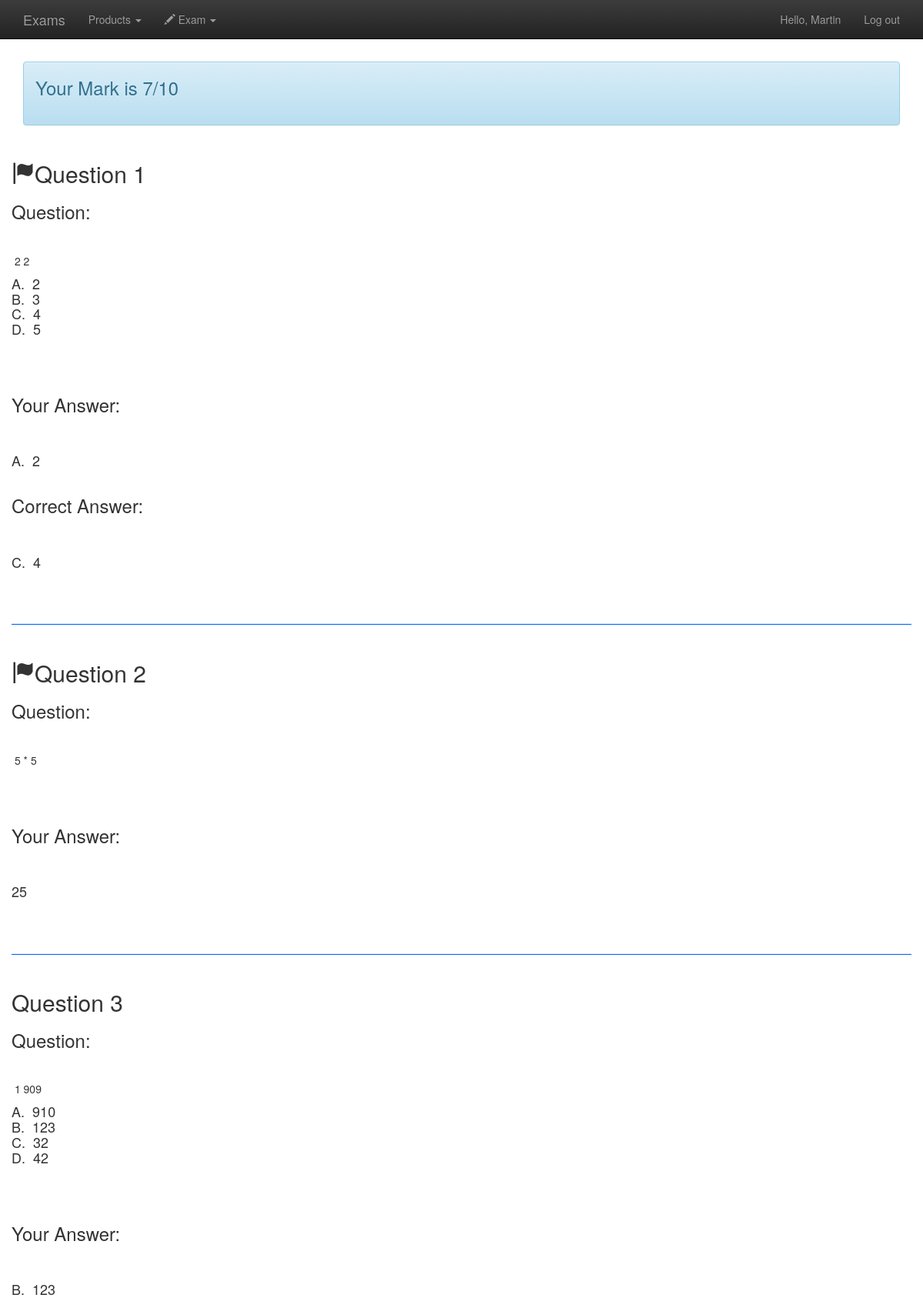
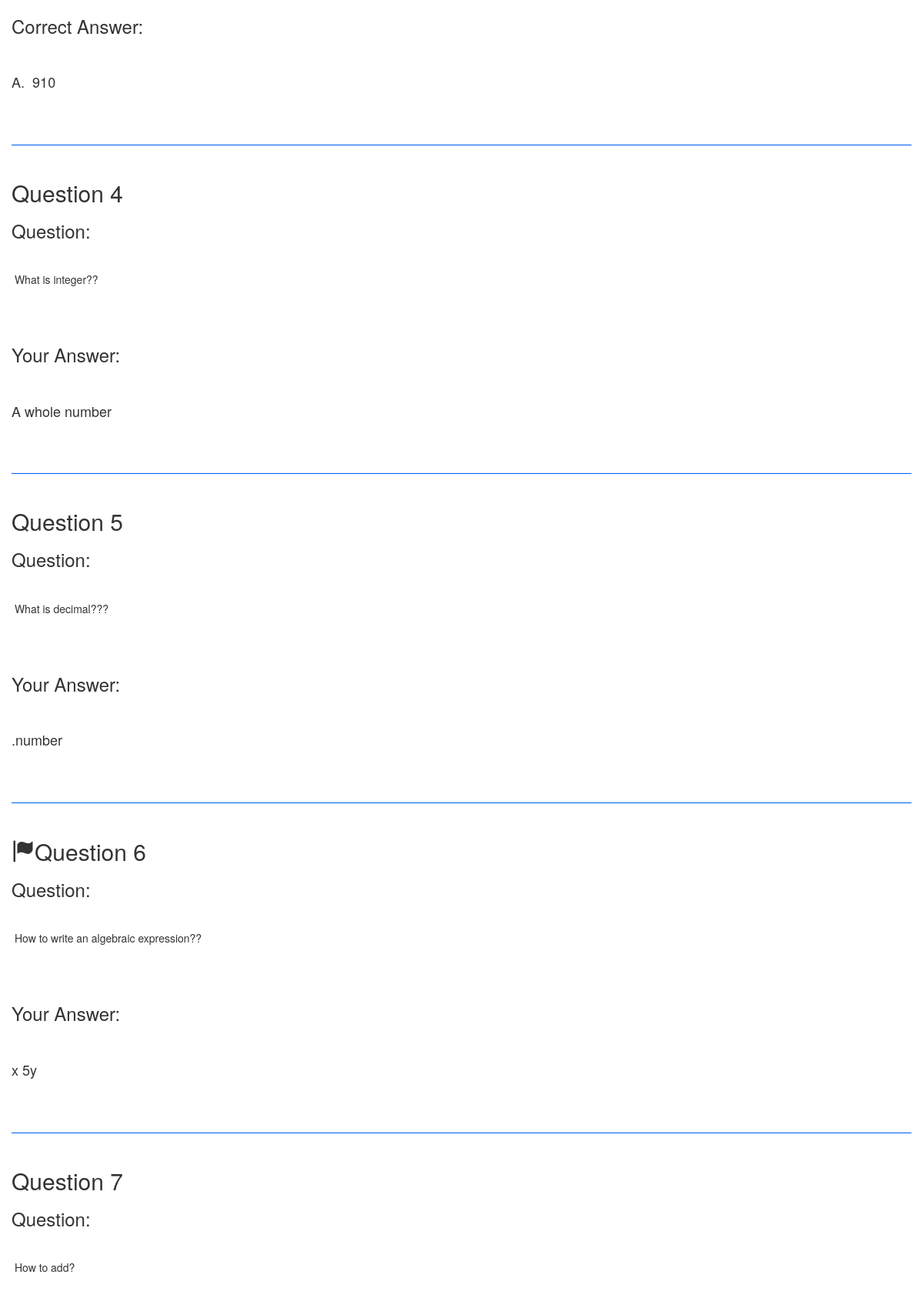
The page /viewanswers.php?code=123456789 (signed in, upper part) on the database its author committed (2 pictures, top to bottom).
### tables this page shows
CREATE TABLE `users` (
  `id` int(255) NOT NULL,
  `firstname` text NOT NULL,
  `lastname` text NOT NULL,
  `username` text NOT NULL,
  `email` text NOT NULL,
  `password` text NOT NULL,
  `date` date NOT NULL,
  `gender` text,
  `avatar` text NOT NULL,
  `user_pos` varchar(25) NOT NULL DEFAULT 'nor',
  `academic_year` varchar(50) NOT NULL,
  `school` varchar(50) NOT NULL,
  `current_exam_code` varchar(9) NOT NULL DEFAULT 'none',
  `current_exam_time` varchar(11) NOT NULL
);

CREATE TABLE `exam_finished` (
  `id` int(11) NOT NULL,
  `code` varchar(9) NOT NULL,
  `user` varchar(50) NOT NULL,
  `time` int(11) NOT NULL,
  `mark` varchar(11) NOT NULL
);

CREATE TABLE `exams` (
  `id` int(50) NOT NULL,
  `code` varchar(17) NOT NULL,
  `subject` varchar(25) NOT NULL,
  `acadmic_year` varchar(25) NOT NULL,
  `no_questions` int(3) NOT NULL,
  `no_examiners` int(50) NOT NULL,
  `no_current_examiners` int(11) NOT NULL,
  `added_by` varchar(50) NOT NULL,
  `time` int(11) DEFAULT NULL,
  `start` datetime DEFAULT NULL,
  `end` datetime DEFAULT NULL,
  `endless` tinyint(1) NOT NULL
);

CREATE TABLE `questions` (
  `id` int(50) NOT NULL,
  `question` text NOT NULL,
  `choice1` text,
  `choice2` text,
  `choice3` text,
  `choice4` text,
  `choose` int(1) NOT NULL DEFAULT '1',
  `drawing` int(1) NOT NULL DEFAULT '0',
  `is_text` int(1) NOT NULL DEFAULT '0',
  `code` varchar(9) NOT NULL,
  `choose_answer` int(1) DEFAULT NULL,
  `added_by` varchar(50) NOT NULL,
  `no` int(4) NOT NULL
);

CREATE TABLE `answers` (
  `id` int(11) NOT NULL,
  `username` varchar(50) NOT NULL,
  `exam_code` varchar(9) NOT NULL,
  `no` int(3) NOT NULL,
  `answer` mediumtext NOT NULL
);

### inc/headeruser.inc.php (called while the page is built, shortened)
<?php
include("inc/login/checklogin.inc.php");
include('inc/headerparts/head.php');
include('inc/headerparts/navigationbar.php');

### inc/login/checklogin.inc.php (called while the page is built, shortened)
<?php
include("inc/functions/functions.inc.php");
if (isset ( $_SESSION ['THEUSERLOGIN'] )) {
	$u = $_SESSION ['THEUSERLOGIN'];
	$getinfo = mysql_fetch_assoc(mysql_query("SELECT * FROM users WHERE username='$u'"));
	$fn = $getinfo['firstname'];
}
?>

### viewanswers.php (the view, shortened to what this page needs)
<?php $title='View Answers'; include("inc/headeruser.inc.php");
$code = $_GET['code'];
$getFinishedRows = mysql_fetch_assoc(mysql_query("SELECT * FROM exam_finished WHERE user='$u' AND code='$code'"));
$getExamAssoc = mysql_fetch_assoc(mysql_query("SELECT * FROM exams WHERE code='$code'"));
$getQuestionsArray = mysql_query("SELECT * FROM questions WHERE code='$code'");
if($getFinishedRows['mark'] == "still"){
    $mark = "Not Corrected";
}else{
    $mark = $getFinishedRows['mark'].'/'.$getExamAssoc['no_questions'];
}
if($getFinishedRows['mark'] != "still"){
?>
<div class="alert alert-info"><h3>Your Mark is <?php echo $mark; ?></h3></div>
<?php } ?>
<br/>
<div class=row>
<?php
$i = 1;
while ($row = mysql_fetch_array($getQuestionsArray)) {
    $getAnswersAssoc = mysql_fetch_assoc(mysql_query("SELECT * FROM answers WHERE no='$i' AND exam_code='$code' AND username='$u'"));
    $getFlags = mysql_num_rows(mysql_query("SELECT * FROM flags WHERE no_question='$i' AND code='$code' AND user='$u'"));
?>
    <h2><?php if($getFlags == 1){ ?><span class="glyphicon glyphicon-flag"></span><?php } ?>Question <?php echo $i; ?></h2>
    <h3>Question: </h3><br/>
    <?php echo $row['question']; ?>
    <h4><?php
    if($row['choose'] == 1){
        echo 'A. '.$row['choice1'].'<br/>';
        echo 'B. '.$row['choice2'].'<br/>';
        echo 'C. '.$row['choice3'].'<br/>';
        echo 'D. '.$row['choice4'].'<br/>';
    }
    ?></h4><br/><br/><br/>
    <?php if($getAnswersAssoc['answer'] != ""){ ?>
    <h3>Your Answer: </h3><br/>
    <?php
    if($row['is_text'] == 1){
        echo "<h4>".$getAnswersAssoc['answer']."</h4>";
    }else if($row['choose'] == 1){?>
        <h4>
        <?php
        if($getAnswersAssoc['answer'] == 1){
            echo 'A. '.$row['choice1'];
        }
        if($getAnswersAssoc['answer'] == 2){
            echo 'B. '.$row['choice2'];
        }
        ?>
        </h4>
        <br/><h3>Correct Answer: </h3><br/>
        <h4>
        <?php
        if($row['choose_answer'] == 1){
            echo 'A. '.$row['choice1'];
        }
        if($row['choose_answer'] == 3){
            echo 'C. '.$row['choice3'];
        }
        ?>
        </h4>
        <?php
    }
    }else{
        echo '<h3>You didn\'t answer</h3>';
    }
    ?>
    <br/><br/><hr style="background-color: #06F; height: 1px;" /><br/>
<?php
    $i++;
}
?>
</div>
<?php include("inc/footer.inc.php"); ?>

### inc/headerparts/navigationbar.php (shortened to what this page needs)
<div class="navbar navbar-inverse navbar-fixed-top" id="navigationbar">
    <div class="container">
        <div class="navbar-header">
            <a class="navbar-brand" href="index.php">Exams</a>
        </div>
        <div class="navbar-collapse collapse">
            <ul class="nav navbar-nav">
                <li class="dropdown">
						<a href="#" class="dropdown-toggle" data-toggle="dropdown">Products <b class="caret"></b></a>
            </li>
                <?php if($u != ''){?>
                <li class="dropdown">
                    <a href="#" class="dropdown-toggle" data-toggle="dropdown">
                        <span class="glyphicon glyphicon-pencil"></span> Exam
                        <b class="caret"></b>
                    </a>
                </li>
                <?php
                    } ?>
            </ul>
            <ul class="nav navbar-nav navbar-right">
                <?php if($u != ''){?>
                <li><a href="profile.php">Hello, <?php echo $fn; ?></a></li>
                <li><a href="logout.php">Log out</a></li>
                <?php }else{ ?>
                <li><a href="index.php">Login</a></li>
                <li><a href="register.php">Register</a></li>
                <?php } ?>
            </ul>
        </div>
    </div>
</div>
<br/><br/><br/><br/>
<div class="container body-content">

### rows shown on the page
users: firstname "Martin"
exam_finished: mark.no_questions "7/10"
questions: question "2 2", choice1 "2", choice2 "3", choice3 "4", choice4 "5"
questions: question "5 * 5", answers.answer "25"
questions: question "1 909", choice1 "910", choice2 "123", choice3 "32", choice4 "42"
questions: question "What is integer??", answers.answer "A whole number"
questions: question "What is decimal???", answers.answer ".number"
questions: question "How to write an algebraic expression??", answers.answer "x 5y"
questions: question "How to add?"
